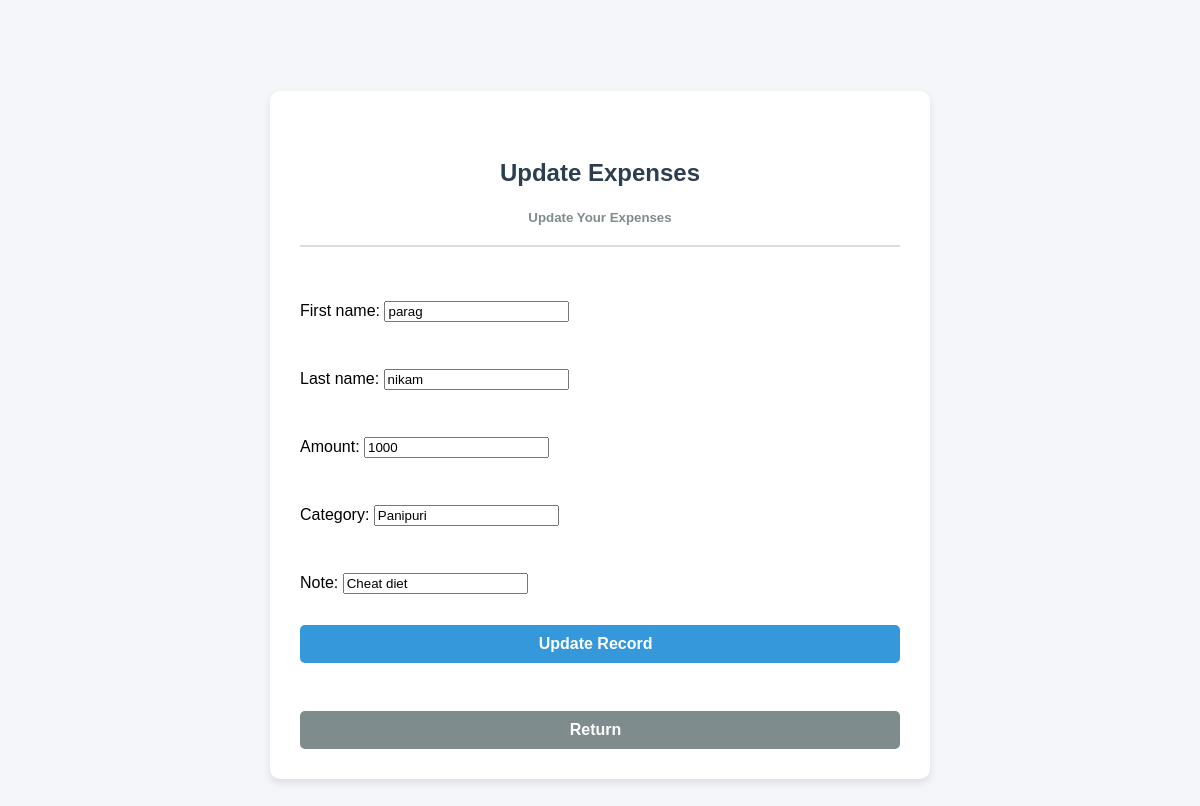
/updaterecord/1, run on the app's committed database.
### ET/models.py (models this page shows, shortened)
class Tracking(models.Model):
    add_date = models.DateTimeField(auto_now_add=True)
    first_name= models.CharField(max_length=50)
    last_name= models.CharField(max_length=50)
    amount = models.IntegerField()
    category = models.CharField(max_length=50)
    note = models.CharField(max_length=100)

### ET/views.py (the view)
# urls.py: path('updaterecord/<int:pk>',views.updaterecord,name='updaterecord'),
def updaterecord(request,pk):
    trc = Tracking.objects.get(id=pk)
    form = UpdateRecordForm(instance=trc)
    if request.method=="POST":
        form = UpdateRecordForm(request.POST,instance=trc)
        if form.is_valid():
            form.save()
            messages.success(request,"Record updated successfully")
            return redirect('tracking')
    context = {'form':form}
    return render(request,'updaterecord.html',context)

### ET/forms.py
class UpdateRecordForm(forms.ModelForm):
    class Meta:
        model= Tracking
        fields=['first_name','last_name','amount','category','note']

### template/updaterecord.html (shortened to what this page needs)
<!DOCTYPE html>
<html lang="en">
<head>
</head>
<body>
    <div class="container bg-light shadow-md p-5 form-layout">
        <br>
        <h2>Update Expenses</h2>
        <h5>Update Your Expenses</h5>
        <hr><br>
        <form method="POST" autocomplete="off">
            {{form.as_p}}
            <button type="submit" class="btn btn-info">Update Record &nbsp;</button>
            <a href="{% url 'tracking' %}" class="btn btn-secondary">Return &nbsp; </a>
        </form>
    </div>
</body>
</html>

### template/updaterecord.html (style rules this page uses)
body { font-family: Arial, sans-serif; background-color: #f4f6f9; margin: 0; padding: 20px; display: flex; justify-content: center; align-items: center; min-height: 100vh; }
.container { background: #ffffff; padding: 30px; border-radius: 10px; box-shadow: 0 4px 8px rgba(0, 0, 0, 0.1); max-width: 600px; width: 90%; }
h2 { color: #2c3e50; text-align: center; margin-bottom: 10px; }
h5 { color: #7f8c8d; text-align: center; margin-bottom: 20px; }
hr { border: 1px solid #ddd; margin: 20px 0; }
form { display: flex; flex-direction: column; gap: 15px; }
.btn { display: inline-block; padding: 10px 20px; border-radius: 5px; font-size: 16px; font-weight: bold; text-align: center; text-decoration: none; cursor: pointer; transition: background-color 0.3s ease, color 0.3s ease; }
.btn-info { background-color: #3498db; color: #fff; border: none; }
.btn-secondary { background-color: #7f8c8d; color: #fff; text-decoration: none; border: none; }
.form-layout { margin-top: 30px; }

### data on the page
Tracking: first_name "parag", last_name "nikam", amount "1000", category "Panipuri", note "Cheat diet"
